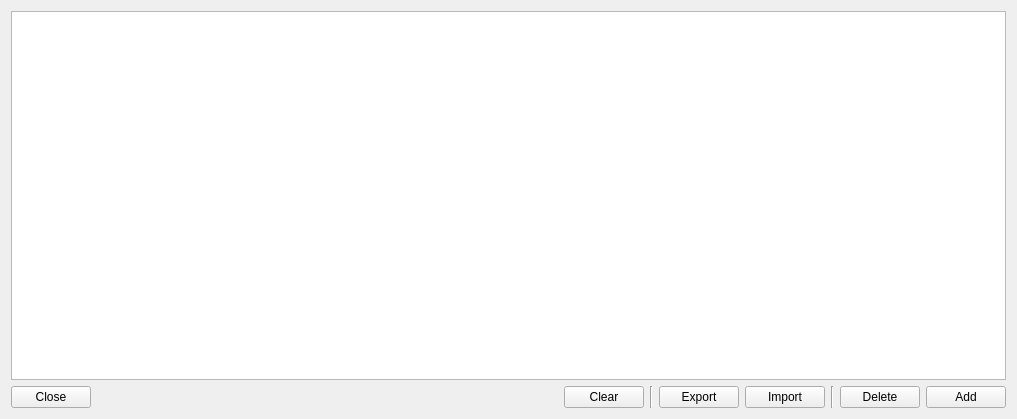
<?xml version="1.0" encoding="UTF-8"?>
<ui version="4.0">
 <class>SAKDebuggerInputDataPreset</class>
 <widget class="QWidget" name="SAKDebuggerInputDataPreset">
  <property name="geometry">
   <rect>
    <x>0</x>
    <y>0</y>
    <width>1017</width>
    <height>419</height>
   </rect>
  </property>
  <property name="windowTitle">
   <string>Set Data Items</string>
  </property>
  <layout class="QGridLayout" name="gridLayout">
   <item row="1" column="5">
    <widget class="QPushButton" name="importPushButton">
     <property name="text">
      <string>Import</string>
     </property>
    </widget>
   </item>
   <item row="1" column="0">
    <widget class="QPushButton" name="pushButton">
     <property name="text">
      <string>Close</string>
     </property>
    </widget>
   </item>
   <item row="1" column="6">
    <widget class="Line" name="line_2">
     <property name="orientation">
      <enum>Qt::Vertical</enum>
     </property>
    </widget>
   </item>
   <item row="1" column="7">
    <widget class="QPushButton" name="deletePushButton">
     <property name="text">
      <string>Delete</string>
     </property>
    </widget>
   </item>
   <item row="1" column="8">
    <widget class="QPushButton" name="addPushButton">
     <property name="text">
      <string>Add</string>
     </property>
    </widget>
   </item>
   <item row="0" column="0" colspan="9">
    <widget class="QListWidget" name="itemListWidget"/>
   </item>
   <item row="1" column="1">
    <widget class="QLabel" name="infoLabel">
     <property name="sizePolicy">
      <sizepolicy hsizetype="Expanding" vsizetype="Preferred">
       <horstretch>0</horstretch>
       <verstretch>0</verstretch>
      </sizepolicy>
     </property>
     <property name="text">
      <string/>
     </property>
    </widget>
   </item>
   <item row="1" column="2">
    <widget class="QPushButton" name="clearPushButton">
     <property name="text">
      <string>Clear</string>
     </property>
    </widget>
   </item>
   <item row="1" column="3">
    <widget class="Line" name="line">
     <property name="orientation">
      <enum>Qt::Vertical</enum>
     </property>
    </widget>
   </item>
   <item row="1" column="4">
    <widget class="QPushButton" name="exportPushButton">
     <property name="text">
      <string>Export</string>
     </property>
    </widget>
   </item>
  </layout>
 </widget>
 <resources/>
 <connections>
  <connection>
   <sender>pushButton</sender>
   <signal>clicked()</signal>
   <receiver>SAKDebuggerInputDataPreset</receiver>
   <slot>close()</slot>
   <hints>
    <hint type="sourcelabel">
     <x>73</x>
     <y>393</y>
    </hint>
    <hint type="destinationlabel">
     <x>5</x>
     <y>394</y>
    </hint>
   </hints>
  </connection>
 </connections>
</ui>
